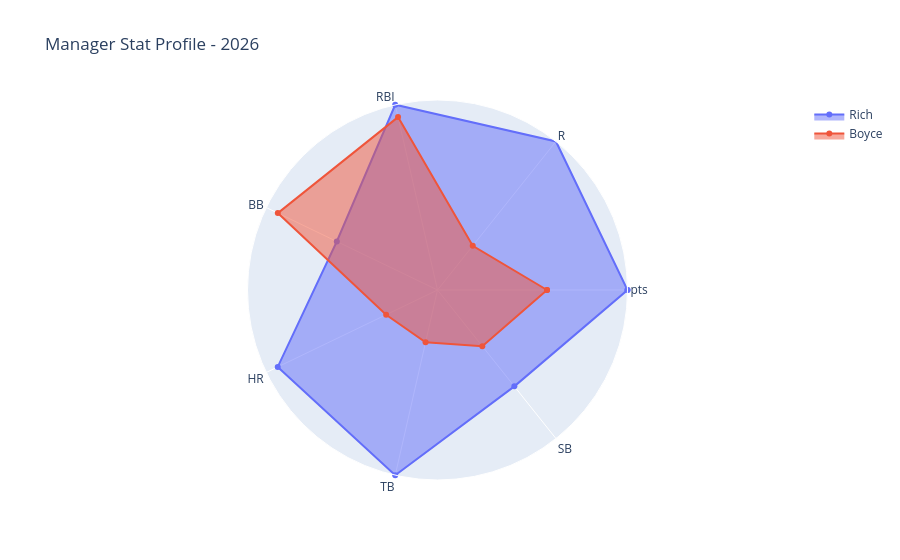
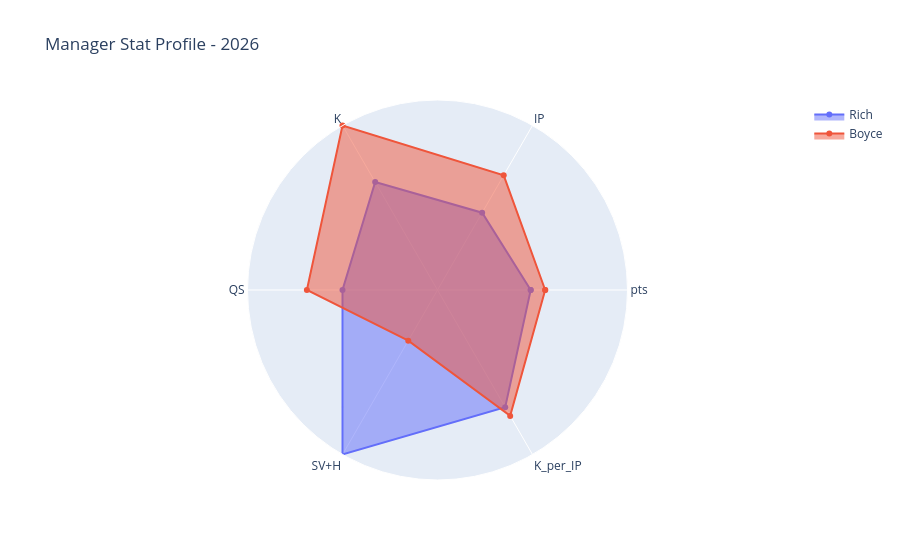

Notebook code for these charts, in order:
### Code cell
#5 — Radar / Spider Chart (Manager Stat Fingerprint)
import plotly.graph_objects as go
from sklearn.preprocessing import MinMaxScaler  # pip install scikit-learn

h = pd.read_csv("data/hitting_stats.csv")
p = pd.read_csv("data/pitching_stats.csv")

HIT_COLS = ['pts', 'R',  'RBI', 'BB', 'HR',   'TB',      'SB']
PIT_COLS = ['pts', 'IP', 'K',   'QS', 'SV+H', 'K_per_IP']  # keeping ERA/WHIP out since lower=better complicates scaling


selected_year = st.selectbox("Select year", sorted(h['season'].unique(), reverse=True))
managers = st.multiselect("Select managers", h['manager'].unique())

h_agg = h[h['season'] == selected_year].groupby('manager')[HIT_COLS].sum()
p_agg = p[p['season'] == selected_year].groupby('manager')[PIT_COLS].sum()

scaler = MinMaxScaler()
hit_scaled = pd.DataFrame(scaler.fit_transform(h_agg), index=h_agg.index, columns=h_agg.columns)
pit_scaled = pd.DataFrame(scaler.fit_transform(p_agg), index=p_agg.index, columns=p_agg.columns)

fig = go.Figure()
for manager in managers:
    ## hit compare
    categories = list(hit_scaled.columns)
    vals = hit_scaled.loc[manager].tolist()
    vals += [vals[0]]
    fig.add_trace(go.Scatterpolar(
        r=vals, theta=categories + [categories[0]],
        fill='toself', name=manager
    ))

fig.update_layout(polar=dict(radialaxis=dict(visible=False, range=[0, 1])),
                  title=f"Manager Stat Profile - {selected_year}")
fig.show()


fig2 = go.Figure()
for manager in managers:
    ## pitch compare
    categories = list(pit_scaled.columns)
    vals = pit_scaled.loc[manager].tolist()
    vals += [vals[0]]
    fig2.add_trace(go.Scatterpolar(
        r=vals, theta=categories + [categories[0]],
        fill='toself', name=manager
    ))

fig2.update_layout(polar=dict(radialaxis=dict(visible=False, range=[0, 1])),
                  title=f"Manager Stat Profile - {selected_year}")

col1, col2 = st.columns(2)
with col1:
    st.plotly_chart(fig, use_container_width=True)

with col2:
    st.plotly_chart(fig2, use_container_width=True)

### Figure 1 — Plotly figure (JSON) as saved in the notebook; plotly's stock layout.template omitted (floating-point values rounded to 4 significant figures)
{"data": [{"fill": "toself", "name": "Rich", "r": [1, 1.0, 1, 0.5882, 0.9333, 1, 0.6486, 1], "theta": ["pts", "R", "RBI", "BB", "HR", "TB", "SB", "pts"], "type": "scatterpolar"}, {"fill": "toself", "name": "Boyce", "r": [0.5764, 0.2973, 0.9333, 0.9328, 0.3, 0.2821, 0.3784, 0.5764], "theta": ["pts", "R", "RBI", "BB", "HR", "TB", "SB", "pts"], "type": "scatterpolar"}], "layout": {"polar": {"radialaxis": {"range": [0, 1], "visible": false}}, "title": {"text": "Manager Stat Profile - 2026"}}}

### Figure 2 — Plotly figure (JSON) as saved in the notebook; plotly's stock layout.template omitted (floating-point values rounded to 4 significant figures)
{"data": [{"fill": "toself", "name": "Rich", "r": [0.4905, 0.4699, 0.656, 0.5, 1.0, 0.7126, 0.4905], "theta": ["pts", "IP", "K", "QS", "SV+H", "K_per_IP", "pts"], "type": "scatterpolar"}, {"fill": "toself", "name": "Boyce", "r": [0.5668, 0.6969, 1, 0.6875, 0.3077, 0.765, 0.5668], "theta": ["pts", "IP", "K", "QS", "SV+H", "K_per_IP", "pts"], "type": "scatterpolar"}], "layout": {"polar": {"radialaxis": {"range": [0, 1], "visible": false}}, "title": {"text": "Manager Stat Profile - 2026"}}}
